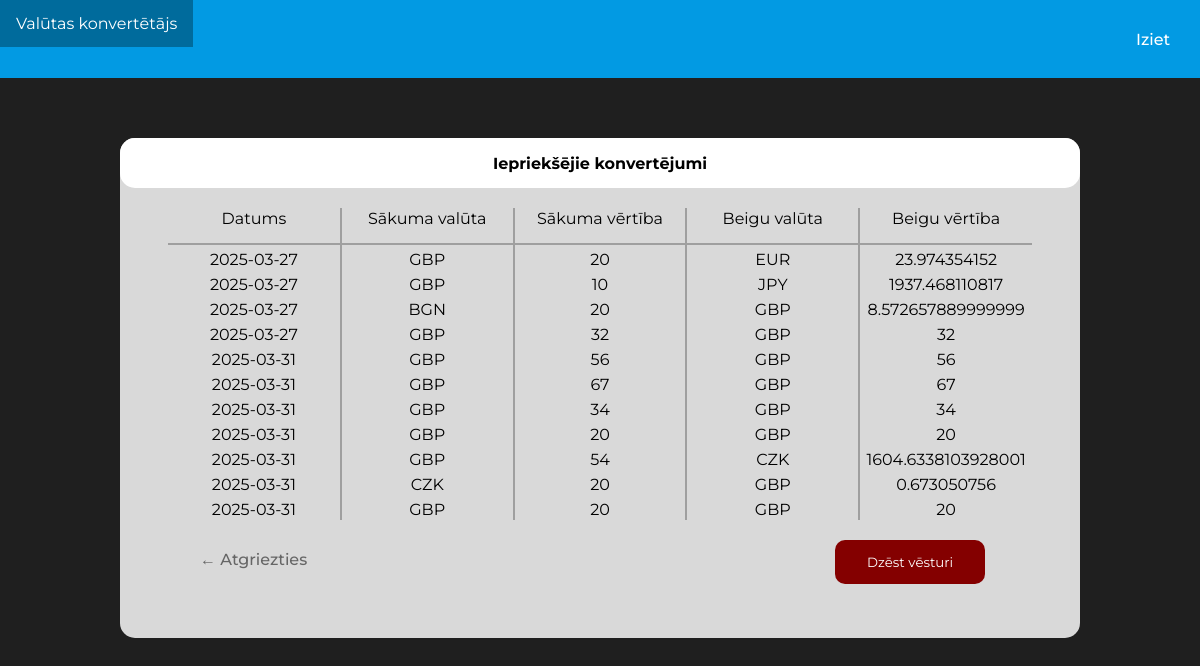
Page /history on the earlier database version.
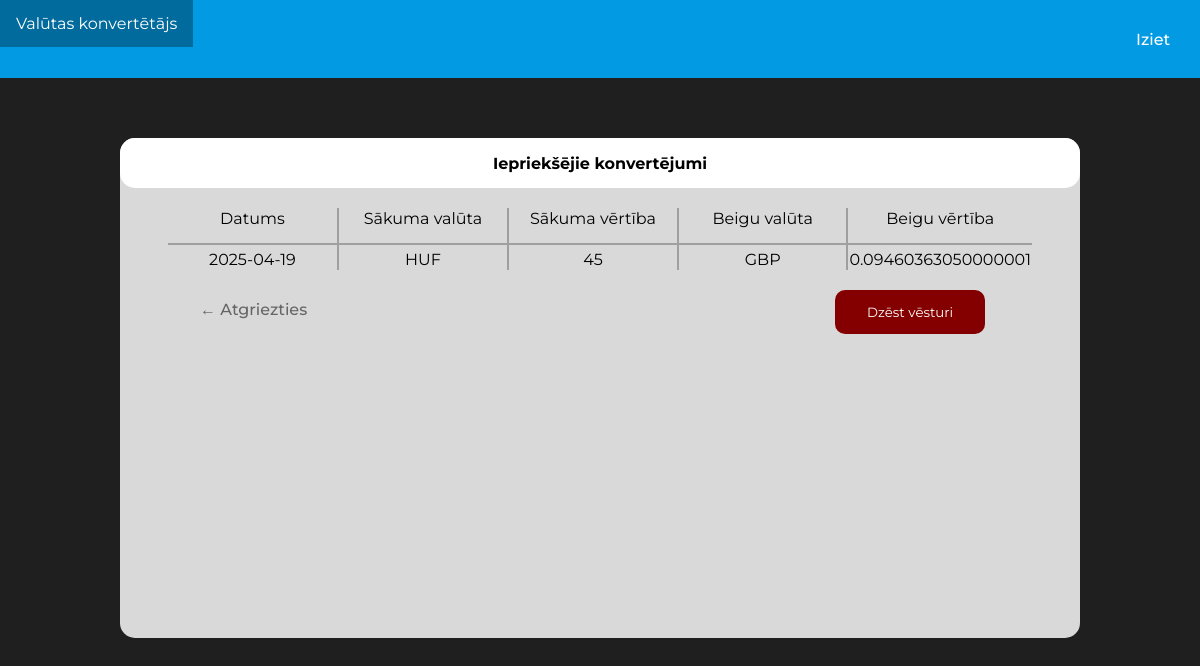
Same page on the later database version.
### tables this page shows
CREATE TABLE "conversion_history" (
	"user_id"	INTEGER,
	"value_from"	INTEGER,
	"currency_from"	TEXT,
	"value_to"	INTEGER,
	"currency_to"	TEXT,
	"date"	TEXT,
	"time"	TEXT,
	FOREIGN KEY("user_id") REFERENCES "user"("user_id")
);

### currency_converter.py (the view)
@app.route("/history", methods = ["GET"])
@check_token
def history(current_user):
    db = utilities.Database()
    history = db.get_histrory(current_user[0])
    print(history == [])
    if history == []:
        return render_template("history.html", history = (("", "", "", "", "", "", "")))
    else: return render_template("history.html", history = history)

### currency_converter.py (called while the page is built)
def check_token(func):
    @wraps(func) # Here so check_token can be used for multiple pages
    def wrapper():
        token = request.cookies.get('jwt_token')
        if not token:
            current_user = (1, 'GUEST', '', '') # if no token found, go with guest account
        else:
            data = jwt.decode(token, SECRET_KEY, algorithms=["HS256"])
            db = utilities.Database()
            current_user = db.get_user_data_by_id(data["user_id"])
        return func(current_user)
    return wrapper

### utilities.py (called while the page is built)
    def get_histrory(self, user_id):
        self.cur.execute("""SELECT * FROM 'conversion_history' WHERE user_id=(?)""", (user_id,))
        history = self.cur.fetchall()
        self.cur.close()
        return history[-11:]

### templates/history.html (shortened to what this page needs)
<!DOCTYPE html>
<html lang="en">
  <head>
    <link rel="stylesheet" type="text/css" href="{{ url_for('static', filename='style.css' ) }}">
  </head>
    <body>
        <div>
          <ul class="navbar">
            <li><a class="logout-button" href="/">Iziet</a></li>
            <li style="float:left"><a href="/">Valūtas konvertētājs</a></li>
          </ul>
        </div>
        <div class="mother-box">
            <div class="big-box">
                <div class="big-box-title-box">
                    Iepriekšējie konvertējumi
                </div>
                <div class="table-area">
                    <table class="big-box-table">
                        <tr>
                          <th class="borderized-right">Datums</th>
                          <th class="borderized-right">Sākuma valūta</th>
                          <th class="borderized-right">Sākuma vērtība</th>
                          <th class="borderized-right">Beigu valūta</th>
                          <th>Beigu vērtība</th>
                        </tr>
                        {% for row in history %}
                          <tr>
                            <td class="borderized-right">{{ row [5] }}</td>
                            <td class="borderized-right">{{ row [2] }}</td>
                            <td class="borderized-right">{{ row [1] }}</td>
                            <td class="borderized-right">{{ row [4] }}</td>
                            <td>{{ row [3] }}</td>
                          </tr>
                        {% endfor %}
                      </table>
                </div>
                <div class="delete-button">
                <form action="/api/delete_history">
                <input class="delete-history-button" type="submit" name="delete_history" value="Dzēst vēsturi"/>
                </form>
                <a class="atgriezties-poga" href="/home"> &larr; Atgriezties </a>
                </div>
            </div>
        </div>
    </body>
</html>

Differences in the rows shown:
no longer on this page (row edited): conversion_history: date "2025-03-27", currency_from "GBP", value_from "20", currency_to "EUR", value_to "23.974354152"
no longer on this page (row edited): conversion_history: date "2025-03-27", currency_from "GBP", value_from "10", currency_to "JPY", value_to "1937.468110817"
no longer on this page (row edited): conversion_history: date "2025-03-27", currency_from "BGN", value_from "20", currency_to "GBP", value_to "8.572657889999999"
no longer on this page (row edited): conversion_history: date "2025-03-27", currency_from "GBP", value_from "32", currency_to "GBP", value_to "32"
no longer on this page (row edited): conversion_history: date "2025-03-31", currency_from "GBP", value_from "56", currency_to "GBP", value_to "56"
no longer on this page (row edited): conversion_history: date "2025-03-31", currency_from "GBP", value_from "67", currency_to "GBP", value_to "67"
no longer on this page (row edited): conversion_history: date "2025-03-31", currency_from "GBP", value_from "34", currency_to "GBP", value_to "34"
removed conversion_history: date "2025-03-31", currency_from "GBP", value_from "20", currency_to "GBP", value_to "20"
removed conversion_history: date "2025-03-31", currency_from "GBP", value_from "54", currency_to "CZK", value_to "1604.6338103928001"
removed conversion_history: date "2025-03-31", currency_from "CZK", value_from "20", currency_to "GBP", value_to "0.673050756"
removed conversion_history: date "2025-03-31", currency_from "GBP", value_from "20", currency_to "GBP", value_to "20"
now on this page (row edited): conversion_history: date "2025-04-19", currency_from "HUF", value_from "45", currency_to "GBP", value_to "0.09460363050000001"
